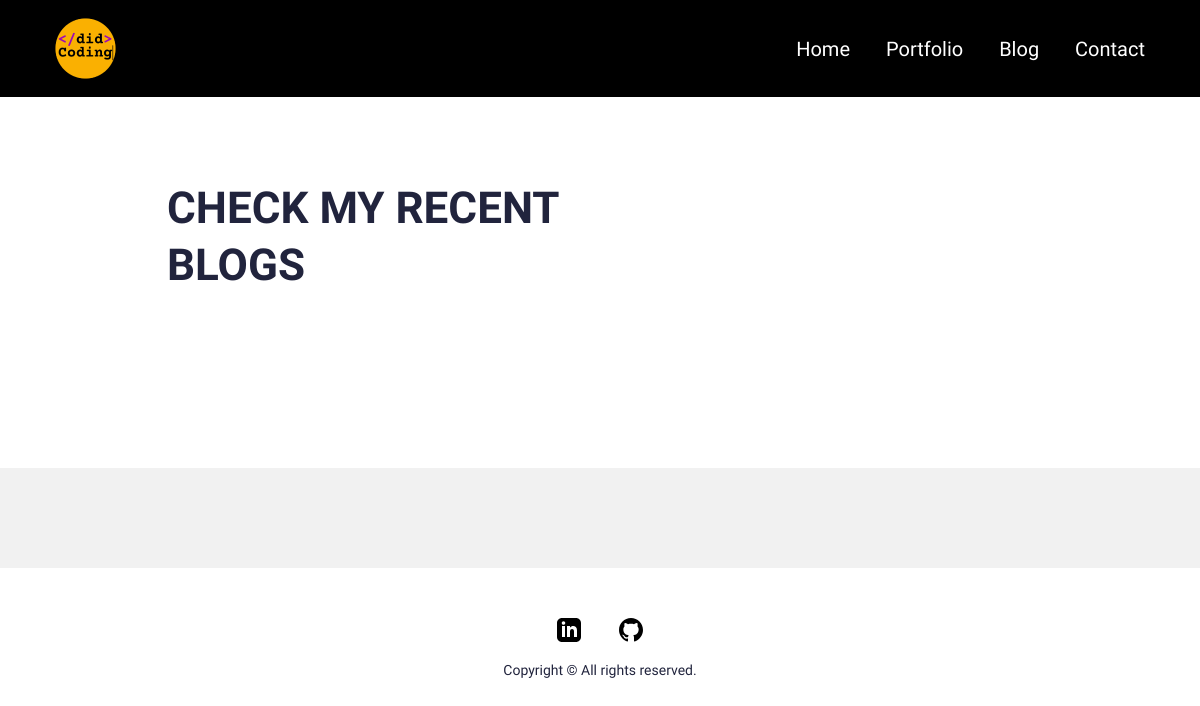
Page /blog/ on the earlier database version.
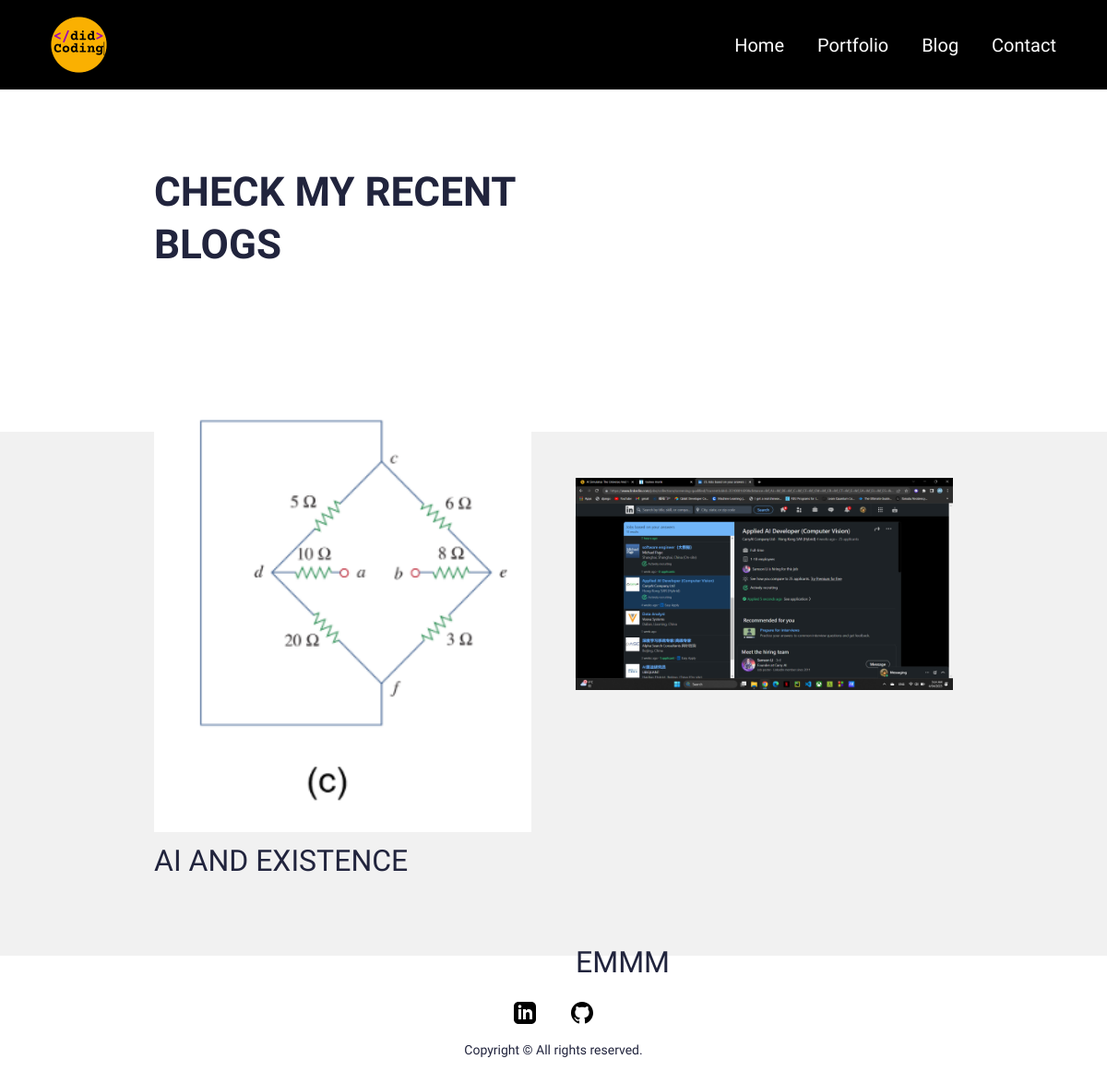
Same page on the later database version.
### main/models.py (models this page shows, shortened)
class Blog(models.Model):
    class Meta:
        verbose_name_plural = 'Blog Profiles'
        verbose_name = 'Blog'
        ordering = ["timestamp"]
    timestamp = models.DateTimeField(auto_now_add=True)
    author = models.CharField(max_length=200, blank=True, null=True)
    name = models.CharField(max_length=200, blank=True, null=True)
    description = models.CharField(max_length=500, blank=True, null=True)
    body = RichTextField(blank=True, null=True)
    slug = models.SlugField(null=True, blank=True)
    image = models.ImageField(blank=True, null=True, upload_to="blog")
    is_active = models.BooleanField(default=True)

### main/views.py (the view)
# urls.py: path('blog/', views.blog, name="blog"),
def blog(request):
	blogs = Blog.objects.all()
	context = {
		'blogs':blogs,
		'title': "Blog"
	}
	return render(request, 'blog.html', context)

### main/templates/blog.html (shortened to what this page needs)
{% extends 'base.html' %}
{% load static %}
{% block content %}
<section>
  <div class="innerPageBannerCol">
    <div class="container">
      <div class="row g-4 g-md-3  align-items-center">
        <div class="col-md-6">
          <div class="bannerContent">
            <h1 class="xlTitle pb-md-3">CHECK MY RECENT BLOGS</h1>
          </div>
        </div>
      </div>
    </div>
  </div>
</section>
<section>
  <div class="lightBg">
    <div class="container">
      <div class="portfolioContentMain">
        <div class="row g-3 g-md-4 g-lg-5 portfolioRow">
          {% for blog in blogs %}
          <div class="col-md-6 pColMain">
            <div class="pCol">
              <a href="{% url 'blog_detail' blog.id %}" >
              <img src="{{blog.image.url}}" alt="..." class="pImg">
              </a>
            </div>
            <br>
            <br>
            <h2>{{blog.name}}</h2>
          </div>
          {% endfor %}
        </div>
      </div>
    </div>
  </div>
</section>
{%endblock%}

Differences in the rows shown:
added Blog: image (picture), name "AI AND EXISTENCE"
added Blog: image (picture), name "EMMM"
